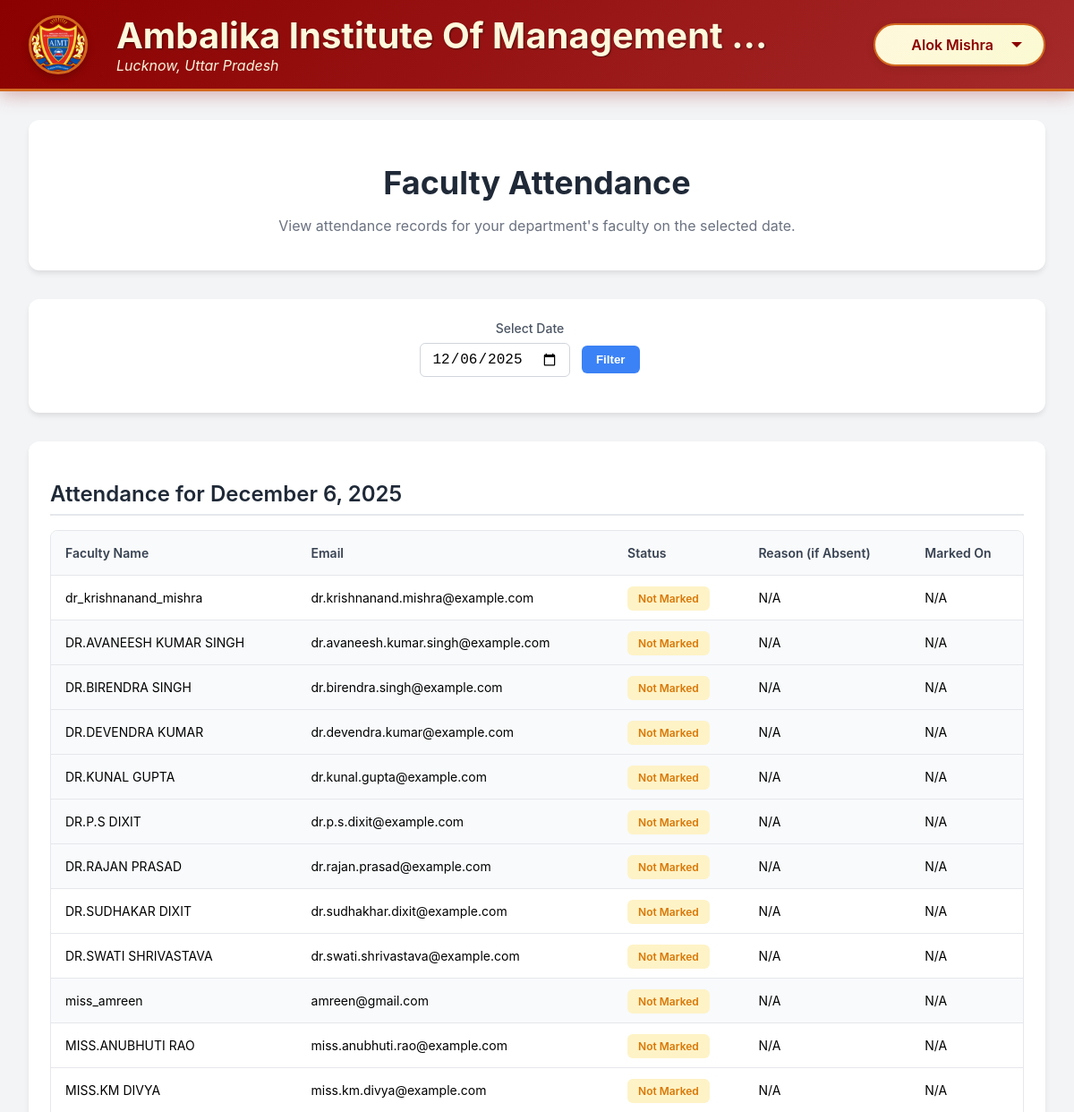
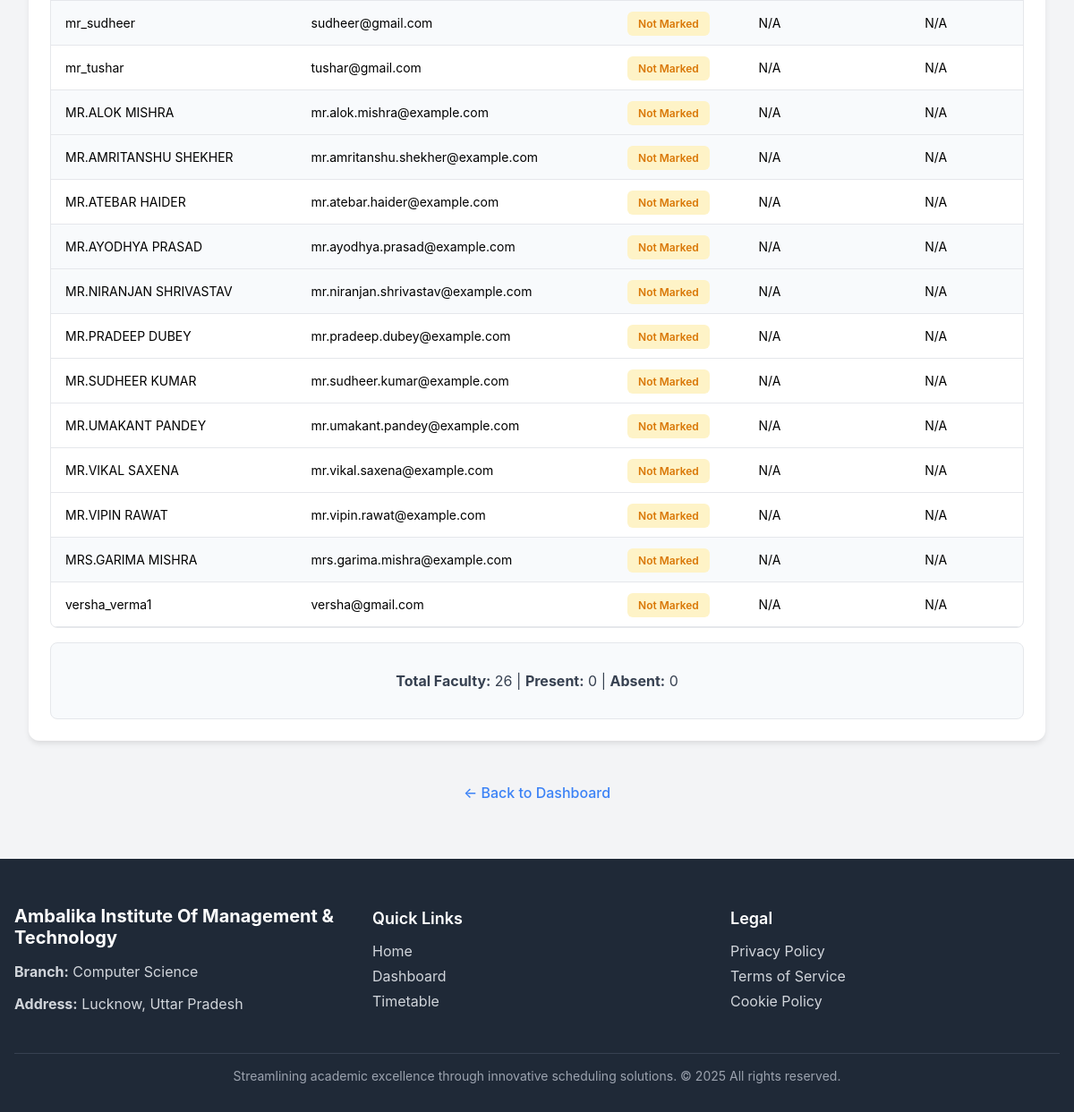
The app's page /hod/faculty_attendance.php (signed in) with its own data (2 pictures, top to bottom).
### tables this page shows
CREATE TABLE IF NOT EXISTS `hod` (
  `hod_id` int NOT NULL AUTO_INCREMENT,
  `user_id` int NOT NULL,
  `branch_id` int NOT NULL,
  `hod_name` varchar(100) NOT NULL,
  `email` varchar(100) NOT NULL,
  `created_by` int NOT NULL,
  `created_at` timestamp NULL DEFAULT CURRENT_TIMESTAMP,
  `college_name` varchar(255) DEFAULT NULL,
  `address` varchar(255) DEFAULT NULL,
  `college_logo` varchar(255) DEFAULT NULL,
  PRIMARY KEY (`hod_id`),
  UNIQUE KEY `email` (`email`),
  KEY `user_id` (`user_id`),
  KEY `branch_id` (`branch_id`),
  KEY `created_by` (`created_by`),
  CONSTRAINT `hod_ibfk_1` FOREIGN KEY (`user_id`) REFERENCES `users` (`user_id`) ON DELETE CASCADE,
  CONSTRAINT `hod_ibfk_2` FOREIGN KEY (`branch_id`) REFERENCES `branches` (`branch_id`) ON DELETE CASCADE,
  CONSTRAINT `hod_ibfk_3` FOREIGN KEY (`created_by`) REFERENCES `users` (`user_id`) ON DELETE RESTRICT
);

CREATE TABLE IF NOT EXISTS `faculty` (
  `faculty_id` int NOT NULL AUTO_INCREMENT,
  `user_id` int NOT NULL,
  `branch_id` int NOT NULL,
  `faculty_name` varchar(100) NOT NULL,
  `email` varchar(100) NOT NULL,
  `created_by` int NOT NULL,
  `created_at` timestamp NULL DEFAULT CURRENT_TIMESTAMP,
  `password` varchar(100) DEFAULT NULL,
  `is_coordinator` tinyint(1) DEFAULT '0',
  PRIMARY KEY (`faculty_id`),
  UNIQUE KEY `email` (`email`),
  KEY `user_id` (`user_id`),
  KEY `branch_id` (`branch_id`),
  KEY `created_by` (`created_by`),
  CONSTRAINT `faculty_ibfk_1` FOREIGN KEY (`user_id`) REFERENCES `users` (`user_id`) ON DELETE CASCADE,
  CONSTRAINT `faculty_ibfk_2` FOREIGN KEY (`branch_id`) REFERENCES `branches` (`branch_id`) ON DELETE CASCADE,
  CONSTRAINT `faculty_ibfk_3` FOREIGN KEY (`created_by`) REFERENCES `users` (`user_id`) ON DELETE RESTRICT
);

CREATE TABLE IF NOT EXISTS `branches` (
  `branch_id` int NOT NULL AUTO_INCREMENT,
  `branch_name` varchar(100) NOT NULL,
  `created_at` timestamp NULL DEFAULT CURRENT_TIMESTAMP,
  PRIMARY KEY (`branch_id`),
  UNIQUE KEY `branch_name` (`branch_name`)
);

### hod/faculty_attendance.php (the view, shortened to what this page needs)
<?php
include '../include/db.php';
include 'header.php';
$query = "SELECT h.branch_id FROM hod h WHERE h.user_id = " . (int)$_SESSION['user_id'];
$result = mysqli_query($conn, $query);
$hod_data = mysqli_fetch_assoc($result);
$branch_id = $hod_data['branch_id'];
$date = isset($_GET['date']) ? mysqli_real_escape_string($conn, $_GET['date']) : date('Y-m-d');
$faculty_query = "SELECT f.faculty_id, f.faculty_name, f.email
                  FROM faculty f
                  WHERE f.branch_id = $branch_id
                  ORDER BY f.faculty_name";
$faculty_result = mysqli_query($conn, $faculty_query);
$faculty_list = [];
while ($row = mysqli_fetch_assoc($faculty_result)) {
    $faculty_list[$row['faculty_id']] = $row;
}
$attendance_data = [];
?>
<div class="container">
    <div class="page-header">
        <h1 class="page-title">Faculty Attendance</h1>
        <p class="page-subtitle">View attendance records for your department's faculty on the selected date.</p>
    </div>
    <div class="section">
        <form method="get" class="date-filter-form">
            <div class="form-group">
                <label for="date">Select Date</label>
                <input type="date" id="date" name="date" value="<?php echo htmlspecialchars($date); ?>" class="form-input" required>
                <button type="submit" class="btn-primary">Filter</button>
            </div>
        </form>
    </div>
    <div class="section">
        <h2 class="section-title">Attendance for <?php echo date('F j, Y', strtotime($date)); ?></h2>
        <?php if (empty($faculty_list)): ?>
            <div class="no-requests">
                <p>No faculty found in your department.</p>
            </div>
        <?php else: ?>
            <div class="table-wrapper">
                <table class="data-table">
                    <thead>
                        <tr>
                            <th>Faculty Name</th>
                            <th>Email</th>
                            <th>Status</th>
                            <th>Reason (if Absent)</th>
                            <th>Marked On</th>
                        </tr>
                    </thead>
                    <tbody>
                        <?php foreach ($faculty_list as $faculty_id => $faculty): ?>
                            <?php
                            $attendance = $attendance_data[$faculty_id] ?? null;
                            $status = $attendance ? ucfirst($attendance['status']) : 'Not Marked';
                            $reason = $attendance && $attendance['status'] === 'absent' && !empty($attendance['reason']) ? htmlspecialchars($attendance['reason']) : 'N/A';
                            $marked_on = $attendance ? date('M j, Y g:i A', strtotime($attendance['attendance_date'])) : 'N/A';
                            ?>
                            <tr class="<?php echo ($faculty_id % 2 == 0) ? 'even-row' : ''; ?>">
                                <td><?php echo htmlspecialchars($faculty['faculty_name']); ?></td>
                                <td><?php echo htmlspecialchars($faculty['email']); ?></td>
                                <td>
                                    <span class="status-badge <?php echo ($status === 'Present') ? 'status-present' : (($status === 'Absent') ? 'status-absent' : 'status-pending'); ?>">
                                        <?php echo $status; ?>
                                    </span>
                                </td>
                                <td title="<?php echo $reason; ?>"><?php echo $reason; ?></td>
                                <td><?php echo $marked_on; ?></td>
                            </tr>
                        <?php endforeach; ?>
                    </tbody>
                </table>
            </div>
            <div class="attendance-summary">
                <p><strong>Total Faculty:</strong> <?php echo count($faculty_list); ?> |
                   <strong>Present:</strong> <?php echo count(array_filter($faculty_list, function($f) use ($attendance_data) { return isset($attendance_data[$f['faculty_id']]) && $attendance_data[$f['faculty_id']]['status'] === 'present'; })); ?> |
                   <strong>Absent:</strong> <?php echo count(array_filter($faculty_list, function($f) use ($attendance_data) { return isset($attendance_data[$f['faculty_id']]) && $attendance_data[$f['faculty_id']]['status'] === 'absent'; })); ?></p>
            </div>
        <?php endif; ?>
    </div>
    <div style="text-align: center; margin-top: 2rem;">
        <a href="hod_dashboard.php" class="back-link">← Back to Dashboard</a>
    </div>
</div>
<?php include 'footer.php'; ?>

### hod/header.php (shortened to what this page needs)
<?php
include __DIR__ . '/../include/db.php';
$user_name = "User Profile";
$college_name = "College Name";
$college_address = "College Address";
$college_logo = "https://placehold.co/100x100/A0AEC0/4A5563?text=U";
if (isset($_SESSION['user_id']) && isset($_SESSION['role'])) {
    if ($_SESSION['role'] === 'hod') {
        $query = "SELECT hod_name, college_name, address, college_logo FROM hod WHERE user_id = " . (int)$_SESSION['user_id'];
        $result = mysqli_query($conn, $query);
        if ($result && mysqli_num_rows($result) > 0) {
            $user_data = mysqli_fetch_assoc($result);
            $user_name = htmlspecialchars($user_data['hod_name']);
            $college_name = htmlspecialchars($user_data['college_name']);
            $college_address = htmlspecialchars($user_data['address']);
            $logo_filename = trim($user_data['college_logo']);
            if (!empty($logo_filename) && file_exists(__DIR__ . '/../Logo/' . $logo_filename)) {
                $college_logo = '../Logo/' . htmlspecialchars($logo_filename);
            } elseif (!empty($logo_filename) && file_exists(__DIR__ . '/../logo/' . $logo_filename)) {
                $college_logo = '../logo/' . htmlspecialchars($logo_filename);
            } else {
                $college_logo = $college_logo;
            }
        }
    }
}
?>
<!DOCTYPE html>
<html lang="en">
<head>
</head>
<body>
    <header class="header-container">
        <div class="header-left">
            <img class="college-logo" src="<?php echo htmlspecialchars($college_logo); ?>" alt="College Logo">
            <div class="college-info">
                <span class="college-name"><?php echo $college_name; ?></span>
                <span class="college-address"><?php echo $college_address; ?></span>
            </div>
        </div>
        <div class="header-right">
            <div id="profile-menu-button" class="profile-button">
                <span class="profile-name"><?php echo $user_name; ?></span>
                <div class="profile-arrow"></div>
            </div>
        </div>
    </header>
</body>
</html>

### hod/footer.php (shortened to what this page needs)
<?php
include '../include/db.php';
if (isset($_SESSION['user_id']) && $_SESSION['role'] === 'hod') {
    $query = "SELECT b.branch_name, h.college_name, h.address FROM hod h JOIN branches b ON h.branch_id = b.branch_id WHERE h.user_id = " . (int)$_SESSION['user_id'];
    $result = mysqli_query($conn, $query);
    if ($result && mysqli_num_rows($result) > 0) {
        $hod_data = mysqli_fetch_assoc($result);
        $branch_name = $hod_data['branch_name'];
        $college_name = $hod_data['college_name'] ?? 'Unknown College';
        $college_address = $hod_data['address'] ?? 'No address available';
    } else {
        $branch_name = 'Unknown Branch';
        $college_name = 'Unknown College';
        $college_address = 'No address available';
    }
} else {
    $branch_name = 'Timetable Management System';
    $college_name = 'Timetable Management System';
    $college_address = '';
}
?>
<footer>
    <div class="footer-container">
        <div class="footer-grid">
            <div class="footer-section">
                <h3><?php echo htmlspecialchars($college_name); ?></h3>
                <p><strong>Branch:</strong> <?php echo htmlspecialchars($branch_name); ?></p>
                <p><strong>Address:</strong> <?php echo htmlspecialchars($college_address); ?></p>
            </div>
            <div class="footer-section">
                <h4>Quick Links</h4>
                <ul>
                    <li><a href="#">Home</a></li>
                    <li><a href="#">Dashboard</a></li>
                    <li><a href="#">Timetable</a></li>
                </ul>
            </div>
            <div class="footer-section">
                <h4>Legal</h4>
                <ul>
                    <li><a href="#">Privacy Policy</a></li>
                    <li><a href="#">Terms of Service</a></li>
                    <li><a href="#">Cookie Policy</a></li>
                </ul>
            </div>
        </div>
        <div class="footer-bottom">
            <p>Streamlining academic excellence through innovative scheduling solutions. © <?php echo date("Y"); ?> All rights reserved.</p>
        </div>
    </div>
</footer>
</body>
</html>

### hod/header.php (style rules this page uses)
body { font-family: -apple-system, BlinkMacSystemFont, "Segoe UI", Roboto, Helvetica, Arial, sans-serif; background-color: #821d07ff; margin: 0; padding: 0; }
.header-container { background: linear-gradient(135deg, #8B0000 0%, #A52A2A 100%); box-shadow: 0 4px 20px rgba(139, 0, 0, 0.3); padding: 1rem 2rem; display: flex; justify-content: space-between; align-items: center; position: sticky; top: 0; z-index: 1000; border-bottom: 3px solid #D2691E; }
.header-left { display: flex; align-items: center; flex-grow: 1; flex-basis: 0; min-width: 0; max-width: 75%; }
.college-logo { width: 60px; height: 60px; border-radius: 50%; object-fit: cover; margin-right: 1rem; border: 3px solid #D2691E; flex-shrink: 0; box-shadow: 0 4px 8px rgba(0, 0, 0, 0.2); }
.college-info { display: flex; flex-direction: column; line-height: 1.2; min-width: 0; flex-grow: 1; }
.college-name { font-size: 2.5rem; font-weight: 700; color: #FFF8DC; white-space: nowrap; overflow: hidden; text-overflow: ellipsis; padding-left: 1rem; text-shadow: 1px 1px 2px rgba(0, 0, 0, 0.5); }
.college-address { font-size: 1rem; color: #F5F5DC; white-space: nowrap; overflow: hidden; text-overflow: ellipsis; padding-left: 1rem; font-style: italic; }
.header-right { position: relative; display: flex; align-items: center; margin-left: 1rem; flex-shrink: 0; }
.profile-button { cursor: pointer; padding: 0.75rem 1.5rem; background: linear-gradient(135deg, #FFF8DC 0%, #FAFAD2 100%); border: 2px solid #D2691E; border-radius: 25px; display: flex; align-items: center; transition: all 0.3s ease-in-out; min-width: 140px; justify-content: flex-end; position: relative; box-shadow: 0 2px 10px rgba(0, 0, 0, 0.1); }
.profile-name { font-size: 1rem; font-weight: 600; color: #8B0000; margin-right: 0.75rem; white-space: nowrap; overflow: hidden; text-overflow: ellipsis; }
.profile-arrow { width: 0; height: 0; border-left: 6px solid transparent; border-right: 6px solid transparent; border-top: 6px solid #8B0000; margin-left: 0.5rem; transition: transform 0.3s ease-in-out; }

### hod/faculty_attendance.php (style rules this page uses)
body { font-family: -apple-system, BlinkMacSystemFont, "Segoe UI", Roboto, Helvetica, Arial, sans-serif; background-color: #f3f4f6; margin: 0; padding: 0; }
.container { padding: 2rem; max-width: 1200px; margin: 0 auto; }
.page-header { background-color: #fff; border-radius: 0.75rem; box-shadow: 0 4px 6px -1px rgba(0, 0, 0, 0.1); padding: 1.5rem; margin-bottom: 2rem; text-align: center; }
.page-title { font-size: 2.25rem; font-weight: 700; color: #1f2937; margin-bottom: 0.5rem; }
.page-subtitle { color: #6b7280; font-size: 1rem; }
.section { background-color: #fff; border-radius: 0.75rem; box-shadow: 0 4px 6px -1px rgba(0, 0, 0, 0.1); padding: 1.5rem; margin-bottom: 2rem; }
.section-title { font-size: 1.5rem; font-weight: 600; color: #1f2937; margin-bottom: 1rem; border-bottom: 2px solid #e5e7eb; padding-bottom: 0.5rem; }
.date-filter-form { text-align: center; margin-bottom: 1rem; }
.form-group { display: inline-block; margin-right: 1rem; }
.form-group label { display: block; font-size: 0.875rem; font-weight: 500; color: #4b5563; margin-bottom: 0.5rem; }
.form-input { padding: 0.5rem 0.75rem; border: 1px solid #d1d5db; border-radius: 0.375rem; font-size: 1rem; }
.btn-primary { padding: 0.5rem 1rem; background-color: #3b82f6; color: #fff; border: none; border-radius: 0.375rem; cursor: pointer; font-weight: 600; margin-left: 0.5rem; }
.table-wrapper { overflow-x: auto; border-radius: 0.5rem; border: 1px solid #e5e7eb; }
.data-table { width: 100%; border-collapse: collapse; font-size: 0.875rem; }
.data-table thead tr { background-color: #f9fafb; }
.data-table th, .data-table td { padding: 1rem; border-bottom: 1px solid #e5e7eb; text-align: left; }
.data-table th { font-weight: 600; color: #374151; }
.data-table tr.even-row { background-color: #f8fafc; }
.status-badge { padding: 0.375rem 0.75rem; border-radius: 0.375rem; font-size: 0.75rem; font-weight: 600; }
.status-pending { background-color: #fef3c7; color: #d97706; }
.attendance-summary { text-align: center; padding: 1rem; background-color: #f8fafc; border-radius: 0.5rem; border: 1px solid #e5e7eb; margin-top: 1rem; font-size: 1rem; color: #374151; }
.back-link { display: inline-block; margin-top: 1rem; color: #3b82f6; text-decoration: none; font-weight: 500; }

### records on screen
hod: college_logo (picture), college_name "Ambalika Institute Of Management…", address "Lucknow, Uttar Pradesh", hod_name "Alok Mishra", college_name "Ambalika Institute Of Management & Technology"
faculty: faculty_name "dr_krishnanand_mishra", email "dr.krishnanand.mishra@example.com", status "Not Marked", reason "N/A", marked_on "N/A"
faculty: faculty_name "DR.AVANEESH KUMAR SINGH", email "dr.avaneesh.kumar.singh@example.com", status "Not Marked", reason "N/A", marked_on "N/A"
faculty: faculty_name "DR.BIRENDRA SINGH", email "dr.birendra.singh@example.com", status "Not Marked", reason "N/A", marked_on "N/A"
faculty: faculty_name "DR.DEVENDRA KUMAR", email "dr.devendra.kumar@example.com", status "Not Marked", reason "N/A", marked_on "N/A"
faculty: faculty_name "DR.KUNAL GUPTA", email "dr.kunal.gupta@example.com", status "Not Marked", reason "N/A", marked_on "N/A"
faculty: faculty_name "DR.P.S DIXIT", email "dr.p.s.dixit@example.com", status "Not Marked", reason "N/A", marked_on "N/A"
faculty: faculty_name "DR.RAJAN PRASAD", email "dr.rajan.prasad@example.com", status "Not Marked", reason "N/A", marked_on "N/A"
faculty: faculty_name "DR.SUDHAKAR DIXIT", email "dr.sudhakhar.dixit@example.com", status "Not Marked", reason "N/A", marked_on "N/A"
faculty: faculty_name "DR.SWATI SHRIVASTAVA", email "dr.swati.shrivastava@example.com", status "Not Marked", reason "N/A", marked_on "N/A"
faculty: faculty_name "miss_amreen", email "amreen@gmail.com", status "Not Marked", reason "N/A", marked_on "N/A"
faculty: faculty_name "MISS.ANUBHUTI RAO", email "miss.anubhuti.rao@example.com", status "Not Marked", reason "N/A", marked_on "N/A"
faculty: faculty_name "MISS.KM DIVYA", email "miss.km.divya@example.com", status "Not Marked", reason "N/A", marked_on "N/A"
faculty: faculty_name "mr_sudheer", email "sudheer@gmail.com", status "Not Marked", reason "N/A", marked_on "N/A"
faculty: faculty_name "mr_tushar", email "tushar@gmail.com", status "Not Marked", reason "N/A", marked_on "N/A"
faculty: faculty_name "MR.ALOK MISHRA", email "mr.alok.mishra@example.com", status "Not Marked", reason "N/A", marked_on "N/A"
faculty: faculty_name "MR.AMRITANSHU SHEKHER", email "mr.amritanshu.shekher@example.com", status "Not Marked", reason "N/A", marked_on "N/A"
faculty: faculty_name "MR.ATEBAR HAIDER", email "mr.atebar.haider@example.com", status "Not Marked", reason "N/A", marked_on "N/A"
faculty: faculty_name "MR.AYODHYA PRASAD", email "mr.ayodhya.prasad@example.com", status "Not Marked", reason "N/A", marked_on "N/A"
faculty: faculty_name "MR.NIRANJAN SHRIVASTAV", email "mr.niranjan.shrivastav@example.com", status "Not Marked", reason "N/A", marked_on "N/A"
faculty: faculty_name "MR.PRADEEP DUBEY", email "mr.pradeep.dubey@example.com", status "Not Marked", reason "N/A", marked_on "N/A"
faculty: faculty_name "MR.SUDHEER KUMAR", email "mr.sudheer.kumar@example.com", status "Not Marked", reason "N/A", marked_on "N/A"
faculty: faculty_name "MR.UMAKANT PANDEY", email "mr.umakant.pandey@example.com", status "Not Marked", reason "N/A", marked_on "N/A"
faculty: faculty_name "MR.VIKAL SAXENA", email "mr.vikal.saxena@example.com", status "Not Marked", reason "N/A", marked_on "N/A"
faculty: faculty_name "MR.VIPIN RAWAT", email "mr.vipin.rawat@example.com", status "Not Marked", reason "N/A", marked_on "N/A"
faculty: faculty_name "MRS.GARIMA MISHRA", email "mrs.garima.mishra@example.com", status "Not Marked", reason "N/A", marked_on "N/A"
faculty: faculty_name "versha_verma1", email "versha@gmail.com", status "Not Marked", reason "N/A", marked_on "N/A"
branches: branch_name "Computer Science"

### other values on screen
date('F j, Y', strtotime($date)) "December 6, 2025"
count($faculty_list) "26"
